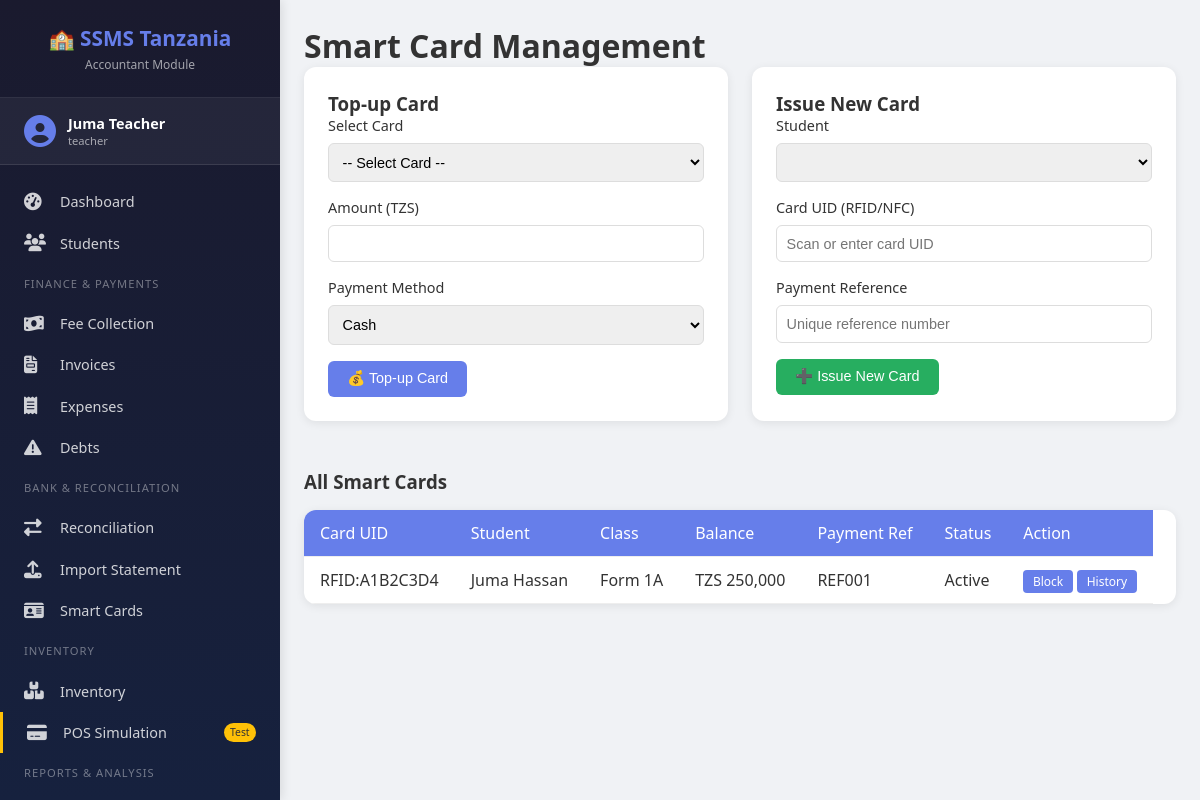
Page /smart_cards.php (signed in) on the committed database.
### tables this page shows
CREATE TABLE smart_cards (
    id BIGINT PRIMARY KEY AUTO_INCREMENT,
    card_uid VARCHAR(100) UNIQUE NOT NULL,  
    student_id BIGINT NOT NULL,
    payment_reference VARCHAR(50) UNIQUE NOT NULL,  
    balance DECIMAL(15,2) DEFAULT 0.00,
    is_active BOOLEAN DEFAULT TRUE,
    issued_date DATE NOT NULL,
    expiry_date DATE,
    FOREIGN KEY (student_id) REFERENCES students(id) ON DELETE CASCADE
);

CREATE TABLE students (
    id BIGINT PRIMARY KEY AUTO_INCREMENT,
    student_number VARCHAR(50) UNIQUE NOT NULL,
    full_name VARCHAR(150) NOT NULL,
    class VARCHAR(50) NOT NULL,
    parent_phone VARCHAR(20) NOT NULL,
    is_active BOOLEAN DEFAULT TRUE,
    created_at TIMESTAMP DEFAULT CURRENT_TIMESTAMP
);

### smart_cards.php (the view, shortened to what this page needs)
<?php
require_once 'config/database.php';
include 'includes/header.php';
$cards = $pdo->query("
    SELECT sc.*, s.full_name, s.student_number, s.class
    FROM smart_cards sc
    JOIN students s ON sc.student_id = s.id
    ORDER BY sc.id DESC
")->fetchAll();
?>
<div class="container">
    <h1>Smart Card Management</h1>
    <div class="two-columns">
        <div class="form-card">
            <h3>Top-up Card</h3>
            <form method="POST">
                <div class="form-group">
                    <label>Select Card</label>
                    <select name="card_id" required>
                        <option value="">-- Select Card --</option>
                    </select>
                </div>
                <div class="form-group">
                    <label>Amount (TZS)</label>
                    <input type="number" name="amount" step="0.01" required>
                </div>
                <div class="form-group">
                    <label>Payment Method</label>
                    <select name="payment_method">
                        <option value="cash">Cash</option>
                    </select>
                </div>
                <button type="submit" name="topup" class="btn btn-primary">💰 Top-up Card</button>
            </form>
        </div>
        <div class="form-card">
            <h3>Issue New Card</h3>
            <form method="POST" action="issue_card.php">
                <div class="form-group">
                    <label>Student</label>
                    <select name="student_id" required>
                    </select>
                </div>
                <div class="form-group">
                    <label>Card UID (RFID/NFC)</label>
                    <input type="text" name="card_uid" placeholder="Scan or enter card UID" required>
                </div>
                <div class="form-group">
                    <label>Payment Reference</label>
                    <input type="text" name="payment_reference" placeholder="Unique reference number" required>
                </div>
                <button type="submit" class="btn btn-success">➕ Issue New Card</button>
            </form>
        </div>
    </div>
    <div class="section">
        <h3>All Smart Cards</h3>
        <table class="data-table">
            <thead>
                <tr><th>Card UID</th><th>Student</th><th>Class</th><th>Balance</th><th>Payment Ref</th><th>Status</th><th>Action</th></tr>
            </thead>
            <tbody>
                <?php foreach ($cards as $card): ?>
                <tr>
                    <td><?php echo $card['card_uid']; ?></td>
                    <td><?php echo $card['full_name']; ?></td>
                    <td><?php echo $card['class']; ?></td>
                    <td>TZS <?php echo number_format($card['balance']); ?></td>
                    <td><?php echo $card['payment_reference']; ?></td>
                    <td><?php echo $card['is_active'] ? 'Active' : 'Blocked'; ?></td>
                    <td>
                        <?php if ($card['is_active']): ?>
                            <a href="?block=<?php echo $card['id']; ?>" onclick="return confirm('Block this card?')" class="btn-small danger">Block</a>
                        <?php endif; ?>
                        <a href="card_history.php?card_id=<?php echo $card['id']; ?>" class="btn-small">History</a>
                    </td>
                </tr>
                <?php endforeach; ?>
            </tbody>
        </table>
    </div>
</div>
<?php include 'includes/footer.php'; ?>

### css/style.css (style rules this page uses)
* { margin: 0; padding: 0; box-sizing: border-box; }
body { font-family: 'Segoe UI', Tahoma, Geneva, Verdana, sans-serif; background: #f0f2f5; color: #333; min-height: 100vh; }
.container { max-width: 1400px; margin: 0 auto; padding: 1.5rem; }
.btn, .btn-primary, .btn-secondary, .btn-success, .btn-warning, .btn-info, .btn-dark { display: inline-block; padding: 0.6rem 1.2rem; border: none; border-radius: 6px; cursor: pointer; text-decoration: none; font-size: 0.9rem; transition: all 0.3s; }
.btn-primary { background: #667eea; color: white; }
.btn-success { background: #27ae60; color: white; }
.btn-small { padding: 0.2rem 0.6rem; font-size: 0.75rem; border-radius: 4px; background: #667eea; color: white; text-decoration: none; }
.form-card { background: white; padding: 1.5rem; border-radius: 12px; box-shadow: 0 2px 10px rgba(0,0,0,0.08); margin-bottom: 1.5rem; }
.form-group { margin-bottom: 1rem; }
.form-group label { display: block; margin-bottom: 0.5rem; font-weight: 500; font-size: 0.9rem; }
.form-group input, .form-group select, .form-group textarea { width: 100%; padding: 0.6rem; border: 1px solid #ddd; border-radius: 6px; font-size: 0.9rem; }
.data-table { width: 100%; background: white; border-radius: 12px; overflow-x: auto; display: block; box-shadow: 0 2px 10px rgba(0,0,0,0.08); border-collapse: collapse; }
.data-table thead { background: #667eea; color: white; }
.data-table th, .data-table td { padding: 0.75rem 1rem; text-align: left; border-bottom: 1px solid #eee; white-space: nowrap; }
.data-table th { font-weight: 500; }
.two-columns { display: grid; grid-template-columns: 1fr 1fr; gap: 1.5rem; }
.section { margin-top: 1.5rem; }
.section h3 { margin-bottom: 1rem; color: #333; }

### rows in the picture
smart_cards: card_uid "RFID:A1B2C3D4", student.full_name "Juma Hassan", student.class "Form 1A", balance "250,000", payment_reference "REF001", is_active "Active"

### other values in the picture
$_SESSION['full_name'] "Juma Teacher"
$_SESSION['role'] "teacher"
